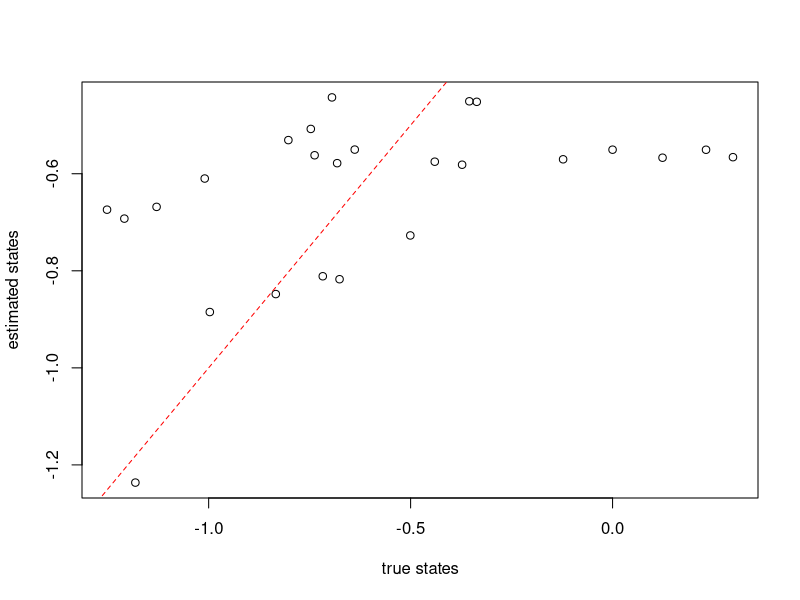
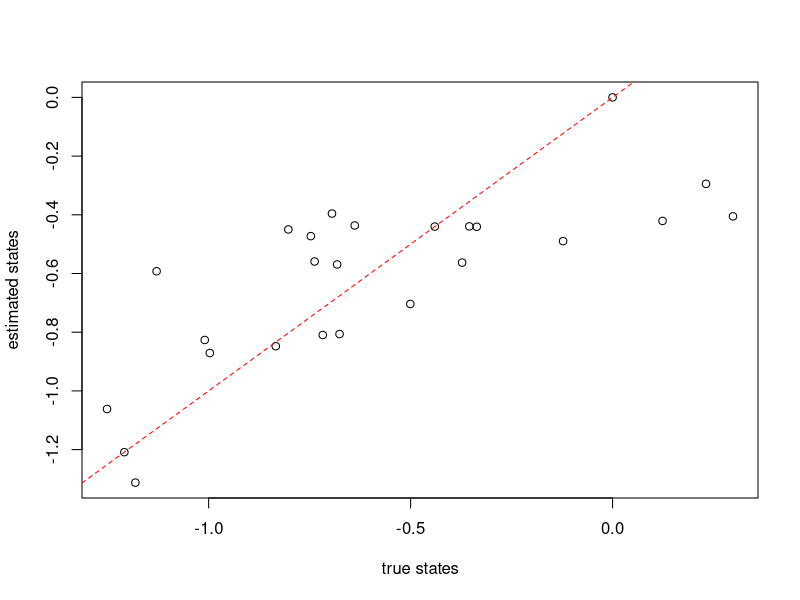
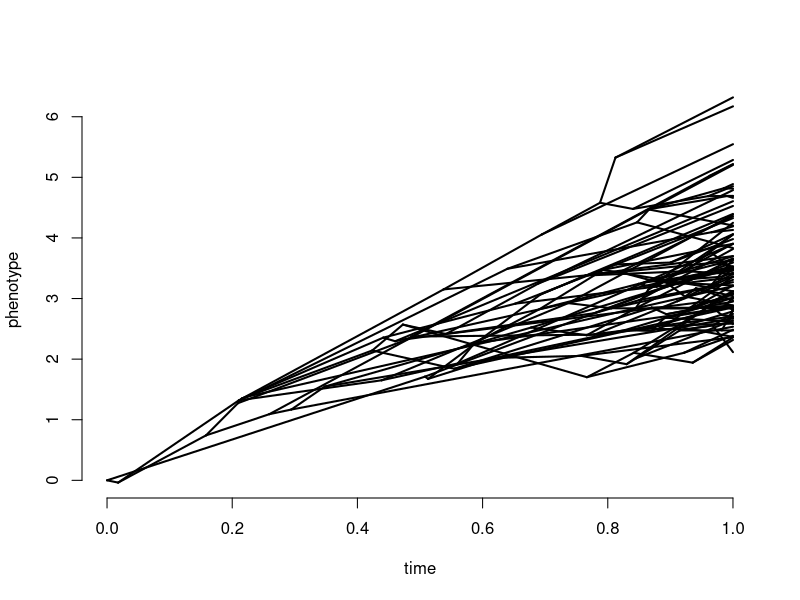
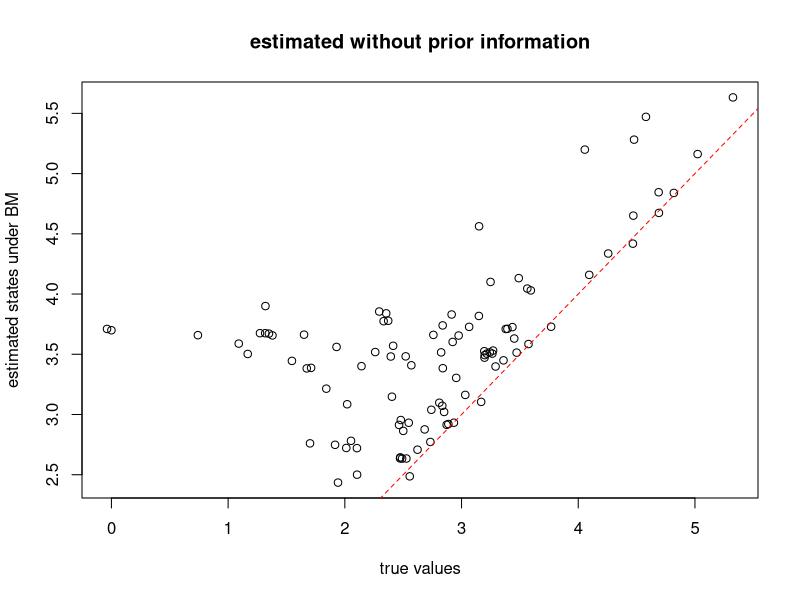

Generate these figures, in order, with R: (Note: this script raises an error after producing the figures.)
# ##############################################################################
#                                                                              #
# properties.R                                                                 #
#                                                                              #
# This file is a collection of code snippets present in the phytools tutorial: #
# http://www.phytools.org/***SanJuan2016/ex/7/Anc-states-continuous.html       #
#                                                                              #
# This script is aims to explore some properties of ancestral reconstruction   #
# of continuous characters under simulated data, using the phytools package    #
#                                                                              #
# Original author: Liam J. Revell                                              #
# Last updated 29 Jun. 2015                                                    #
#                                                                              #
# ##############################################################################


# load libraries
library(phytools)

## simulate a tree & some data
tree<-pbtree(n=26,scale=1,tip.label=LETTERS[26:1])
## simulate with ancestral states
x<-fastBM(tree,internal=TRUE)
## ancestral states
a<-x[as.character(1:tree$Nnode+Ntip(tree))]
## tip data
x<-x[tree$tip.label]

# Estimate ancestral states using fastAnc (re-rooting)
fit<-fastAnc(tree,x,CI=TRUE)
print(fit,printlen=6)

# Compare estimates to the generated values for simulated data
plot(a,fit$ace,xlab="true states",ylab="estimated states")
lines(range(c(x,a)),range(c(x,a)),lty="dashed",col="red") ## 1:1 line

## first, let's go back to our previous dataset
print(fit)
mean(((a>=fit$CI95[,1]) + (a<=fit$CI95[,2]))==2)

## custom function that conducts a simulation, estimates ancestral
## states, & returns the fraction on 95% CI
foo<-function(){
    tree<-pbtree(n=100)
    x<-fastBM(tree,internal=TRUE)
    fit<-fastAnc(tree,x[1:length(tree$tip.label)],CI=TRUE)
    mean(((x[1:tree$Nnode+length(tree$tip.label)]>=fit$CI95[,1]) +
        (x[1:tree$Nnode+length(tree$tip.label)]<=fit$CI95[,2]))==2)
}
## conduct 100 simulations
pp<-replicate(100,foo())
mean(pp)


### Ancestral state estimations when some nodes are known ###

## fixate ancestral states for chars 27, 31 and 35
anc.states<-a[as.character(c(27,31,35))]
fit<-fastAnc(tree,x,anc.states=anc.states,CI=TRUE)
plot(a,fit$ace,xlab="true states",ylab="estimated states")
lines(range(c(x,a)),range(c(x,a)),lty="dashed",col="red") ## 1:1 line

## simulate data with a trend
tree<-pbtree(n=100,scale=1)
x<-fastBM(tree,internal=TRUE,mu=3)
phenogram(tree,x,ftype="off",spread.labels=FALSE)

a<-x[as.character(1:tree$Nnode+Ntip(tree))]
x<-x[tree$tip.label]
## let's see how bad we do if we ignore the trend
plot(a,fastAnc(tree,x),xlab="true values",
    ylab="estimated states under BM")
lines(range(c(x,a)),range(c(x,a)),lty="dashed",col="red")
title("estimated without prior information")

## incorporate prior knowledge
pm<-setNames(c(1000,rep(0,tree$Nnode)),
    c("sig2",1:tree$Nnode+length(tree$tip.label)))
## the root & two randomly chosen nodes
nn<-as.character(c(length(tree$tip.label)+1,
    sample(2:tree$Nnode+length(tree$tip.label),2)))
pm[nn]<-a[as.character(nn)]
## prior variance
pv<-setNames(c(1000^2,rep(1000,length(pm)-1)),names(pm))
pv[as.character(nn)]<-1e-100
## run MCMC
mcmc<-anc.Bayes(tree,x,ngen=100000,
    control=list(pr.mean=pm,pr.var=pv,
    a=pm[as.character(length(tree$tip.label)+1)],
    y=pm[as.character(2:tree$Nnode+length(tree$tip.label))]))

anc.est<-colMeans(mcmc[201:1001,
    as.character(1:tree$Nnode+length(tree$tip.label))])
plot(a[names(anc.est)],anc.est,xlab="true values",
    ylab="estimated states using informative prior")
lines(range(c(x,a)),range(c(x,a)),lty="dashed",col="red")
title("estimated using informative prior")
